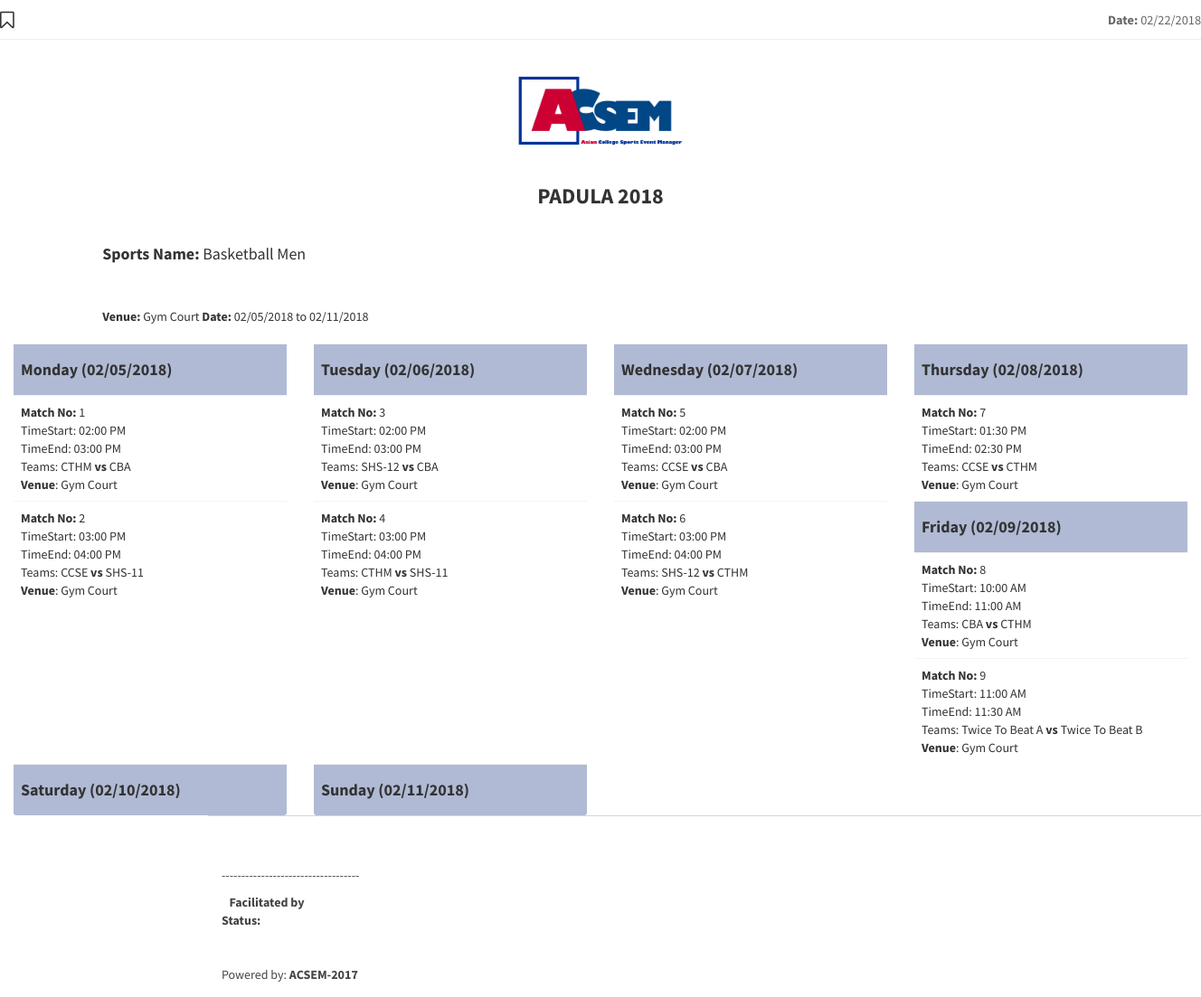
/ACSEM/pages/forms/Sreport.php?id=1000-Event&id2=1000-Sports (signed in), run on the app's committed database.
### tables this page shows
CREATE TABLE `tbl_event` (
  `EventID` varchar(15) NOT NULL,
  `EventName` text NOT NULL,
  `EventDescription` text NOT NULL,
  `EventStart` text NOT NULL,
  `EventEnd` text NOT NULL,
  `Eventphoto` text NOT NULL
);

CREATE TABLE `tbl_sports` (
  `SportsID` varchar(15) NOT NULL,
  `SportsName` text NOT NULL,
  `SportsRules` text NOT NULL,
  `SportsCategory` text NOT NULL,
  `SportsType` text NOT NULL
);

CREATE TABLE `tbl_schedule` (
  `MatchID` varchar(15) NOT NULL,
  `EventID` varchar(15) NOT NULL,
  `SportsID` varchar(15) NOT NULL,
  `Venue` varchar(30) NOT NULL,
  `Dates` varchar(15) NOT NULL,
  `StartTime` varchar(15) NOT NULL,
  `EndTime` varchar(15) NOT NULL,
  `TeamA` varchar(50) NOT NULL,
  `TeamB` varchar(50) NOT NULL,
  `MatchNo` int(20) NOT NULL,
  `Winner` varchar(20) NOT NULL,
  `Losser` varchar(20) NOT NULL,
  `Status` varchar(20) NOT NULL
);

### ACSEM/pages/forms/Sreport.php (the view, shortened to what this page needs)
<?php
include("../../conn/connection.php");
    $today = date("m/d/Y");
    $id = $_GET['id'];
    $id2 = $_GET['id2'];
    $status = "";
    $query = "SELECT * FROM tbl_event WHERE EventID = '$id' ";
    $result = mysqli_query($link, $query);
    while($row = mysqli_fetch_assoc($result)){
          $eventname = $row['EventName'];
    }
    $query = "SELECT * FROM tbl_sports WHERE SportsID = '$id2' ";
    $result = mysqli_query($link, $query);
    while($row = mysqli_fetch_assoc($result)){
          $sportsname = $row['SportsName'];
    }
  	$venue = "";
    $query0 = "SELECT * FROM tbl_schedule Where EventID = '$id' And SportsID = '$id2'";
    $result0 = mysqli_query($link, $query0);
    while($row = mysqli_fetch_assoc($result0)){
    	$venue = $row['Venue'];
	  }
	$query2 = "SELECT * FROM tbl_sports Where SportsID = '$id2'";
    $result2 = mysqli_query($link, $query2);
    while($row = mysqli_fetch_assoc($result2)){
    	$sportsname = $row['SportsName'];
	  }
	  $query5 = "SELECT * FROM tbl_event Where EventID = '$id'";
    $result5 = mysqli_query($link, $query5);
    while($row = mysqli_fetch_assoc($result5)){
    	$startd = $row['EventStart'];
    	$endd = $row['EventEnd'];
	  }
	  $begin = new DateTime($startd);
    $end = new DateTime($endd);
    $end = $end->modify( '+1 day' );
    $daterange = new DatePeriod($begin, new DateInterval('P1D'), $end);
?>
<!DOCTYPE html>
<html>
<head>
  <link rel="stylesheet" href="../../bootstrap/css/bootstrap.min.css">
  <link rel="stylesheet" href="https://cdnjs.cloudflare.com/ajax/libs/font-awesome/4.5.0/css/font-awesome.min.css">
  <link rel="stylesheet" href="https://cdnjs.cloudflare.com/ajax/libs/ionicons/2.0.1/css/ionicons.min.css">
  <link rel="stylesheet" href="../../dist/css/AdminLTE.min.css">
</head>
<body onload="window.print();">
    <div class="row">
      <div class="col-xs-12">
        <h2 class="page-header">
          <i class="fa  fa-bookmark-o"></i>
          <small class="pull-right"><b>Date:</b> <?php echo $today?></small>
        </h2>
      </div>
    </div>
    <div class="row ">
        <div class="col-md-12 " align="center">
              <img src="upload/covers/ACSEM.png" style="hieght:20px;width:200px;">
              <h3><b><?php echo $eventname?></b></h3>
        </div>
    </div>
    <div class="row">
      <div class="col-md-12 col-md-push-1">
      <h4><b>Sports Name:</b> <?php echo $sportsname;?></h4>
      </div>
    </div>
    <div class="row">
      <div class="col-md-10 col-md-push-1 table-responsive">
      <?php
      echo "<b>Venue:</b> " . $venue . "       <b>Date:</b> " . $startd . " to " . $endd;
      ?>
      </div>
    </div>
              <div class="row">
                <div class="col-md-12">
                <?php
                foreach($daterange as $date){
                    $now =  $date->format("m/d/Y");
                    $timestamp = strtotime($now);
                    $day = date('l', $timestamp);
                    ?>
                    <div class="col-md-3 col-sm-3 col-xs-3">
                    <div class="box-body table-responsive no-padding" >
                        <table id="myTable" class="table table-fixed">
                        <tr>
                            <th bgcolor="#b0bad4"><h4><b><?php echo $day . " (" . $now .")";?></b></h4></th>
                        </tr>
                        <?php
                          $query6 = "SELECT * FROM tbl_schedule Where EventID = '$id' And SportsID = '$id2' And Dates = '$now'";
                          $result6 = mysqli_query($link, $query6);
                          while($row = mysqli_fetch_assoc($result6)){
                          echo "<tr>";
                          echo "<td>" . "<b>Match No:</b> " . $row['MatchNo'] . "</br>" . "TimeStart: " . $row['StartTime'] ."</br>". "TimeEnd: " . $row['EndTime'] ."</br>". "Teams: " . $row['TeamA'] . "<b>  vs  </b>" . $row['TeamB'] . "</br><b>Venue</b>: " . $row['Venue'] . "</td>";
                        }
                        ?>
                        </table>
                    </div>
                    </div>
                    <?php
                }
                ?>
                </div>
                </div>
     <footer class="main-footer">
            <p>-----------------------------------</p>
            <b>&nbsp&nbsp&nbspFacilitated by</b>
            <b>Status:</b><?php echo $status; ?>
            Powered by: <b>ACSEM-2017</b>
     </footer>
</body>
</html>

### data on the page
tbl_event: EventName "PADULA 2018", EventStart "02/05/2018", EventEnd "02/11/2018"
tbl_sports: SportsName "Basketball Men"
tbl_schedule: Venue "Gym Court", MatchNo "9", StartTime "11:00 AM", EndTime "11:30 AM", TeamA "Twice To Beat A", TeamB "Twice To Beat B"
tbl_schedule: MatchNo "1", StartTime "02:00 PM", EndTime "03:00 PM", TeamA "CTHM", TeamB "CBA", Venue "Gym Court"
tbl_schedule: MatchNo "2", StartTime "03:00 PM", EndTime "04:00 PM", TeamA "CCSE", TeamB "SHS-11", Venue "Gym Court"
tbl_schedule: MatchNo "3", StartTime "02:00 PM", EndTime "03:00 PM", TeamA "SHS-12", TeamB "CBA", Venue "Gym Court"
tbl_schedule: MatchNo "4", StartTime "03:00 PM", EndTime "04:00 PM", TeamA "CTHM", TeamB "SHS-11", Venue "Gym Court"
tbl_schedule: MatchNo "5", StartTime "02:00 PM", EndTime "03:00 PM", TeamA "CCSE", TeamB "CBA", Venue "Gym Court"
tbl_schedule: MatchNo "6", StartTime "03:00 PM", EndTime "04:00 PM", TeamA "SHS-12", TeamB "CTHM", Venue "Gym Court"
tbl_schedule: MatchNo "7", StartTime "01:30 PM", EndTime "02:30 PM", TeamA "CCSE", TeamB "CTHM", Venue "Gym Court"
tbl_schedule: MatchNo "8", StartTime "10:00 AM", EndTime "11:00 AM", TeamA "CBA", TeamB "CTHM", Venue "Gym Court"

### other printed values
$day "Monday"
$now "02/05/2018"
$day "Tuesday"
$now "02/06/2018"
$day "Wednesday"
$now "02/07/2018"
$day "Thursday"
$now "02/08/2018"
$day "Friday"
$now "02/09/2018"
$day "Saturday"
$now "02/10/2018"
$day "Sunday"
$now "02/11/2018"
